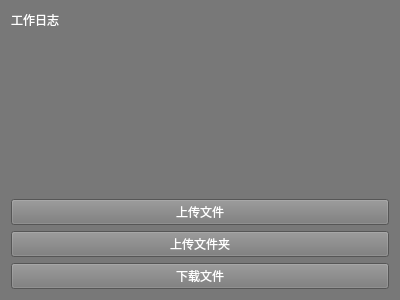
<?xml version="1.0" encoding="UTF-8"?>
<ui version="4.0">
 <class>FileManager</class>
 <widget class="QWidget" name="FileManager">
  <property name="geometry">
   <rect>
    <x>0</x>
    <y>0</y>
    <width>400</width>
    <height>300</height>
   </rect>
  </property>
  <property name="windowTitle">
   <string>文件管理</string>
  </property>
  <property name="styleSheet">
   <string notr="true">background-color: rgb(120, 120, 120); color: white;</string>
  </property>
  <layout class="QVBoxLayout" name="verticalLayout" stretch="0,0,0,0">
   <item>
    <layout class="QVBoxLayout" name="verticalLayout_2" stretch="1,13">
     <item>
      <widget class="QLabel" name="label">
       <property name="text">
        <string>工作日志</string>
       </property>
      </widget>
     </item>
     <item>
      <widget class="QLabel" name="statusLabel">
       <property name="text">
        <string/>
       </property>
       <property name="alignment">
        <set>Qt::AlignCenter</set>
       </property>
      </widget>
     </item>
    </layout>
   </item>
   <item>
    <widget class="QPushButton" name="btnUploadFile">
     <property name="text">
      <string>上传文件</string>
     </property>
    </widget>
   </item>
   <item>
    <widget class="QPushButton" name="btnUploadFolder">
     <property name="text">
      <string>上传文件夹</string>
     </property>
    </widget>
   </item>
   <item>
    <widget class="QPushButton" name="btnDownloadFile">
     <property name="text">
      <string>下载文件</string>
     </property>
    </widget>
   </item>
  </layout>
 </widget>
 <resources/>
 <connections/>
</ui>
